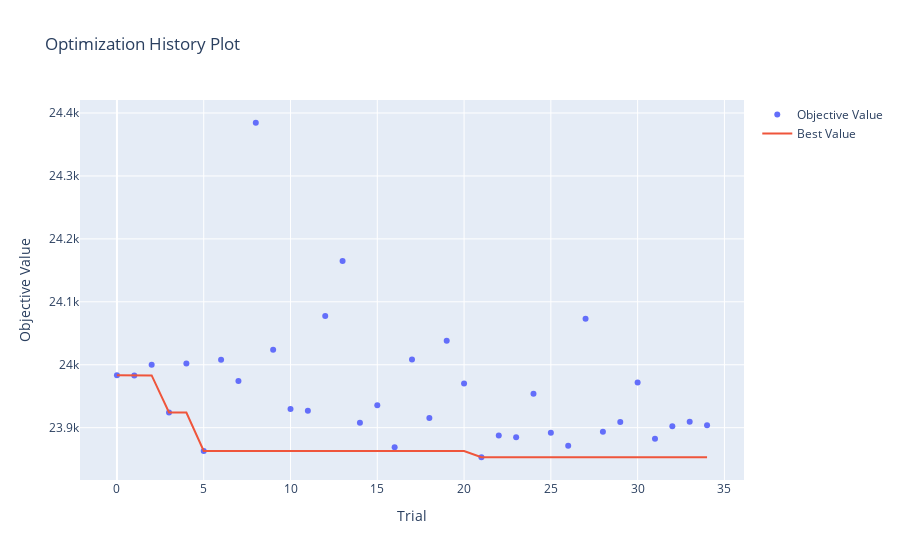

Source (notebook cell):
### Code cell
import optuna.visualization as vis

fig = vis.plot_optimization_history(study)
fig.show()

### Figure 1 — Plotly figure (JSON) as saved in the notebook; plotly's stock layout.template omitted (floating-point values rounded to 4 significant figures)
{"data": [{"mode": "markers", "name": "Objective Value", "type": "scatter", "x": [0, 1, 2, 3, 4, 5, 6, 7, 8, 9, 10, 11, 12, 13, 14, 15, 16, 17, 18, 19, 20, 21, 22, 23, 24, 25, 26, 27, 28, 29, 30, 31, 32, 33, 34], "y": [23980.0, 23980.0, 24000.0, 23920.0, 24000.0, 23860.0, 24010.0, 23970.0, 24380.0, 24020.0, 23930.0, 23930.0, 24080.0, 24160.0, 23910.0, 23940.0, 23870.0, 24010.0, 23920.0, 24040.0, 23970.0, 23850.0, 23890.0, 23880.0, 23950.0, 23890.0, 23870.0, 24070.0, 23890.0, 23910.0, 23970.0, 23880.0, 23900.0, 23910.0, 23900.0]}, {"mode": "lines", "name": "Best Value", "type": "scatter", "x": [0, 1, 2, 3, 4, 5, 6, 7, 8, 9, 10, 11, 12, 13, 14, 15, 16, 17, 18, 19, 20, 21, 22, 23, 24, 25, 26, 27, 28, 29, 30, 31, 32, 33, 34], "y": [23980.0, 23980.0, 23980.0, 23920.0, 23920.0, 23860.0, 23860.0, 23860.0, 23860.0, 23860.0, 23860.0, 23860.0, 23860.0, 23860.0, 23860.0, 23860.0, 23860.0, 23860.0, 23860.0, 23860.0, 23860.0, 23850.0, 23850.0, 23850.0, 23850.0, 23850.0, 23850.0, 23850.0, 23850.0, 23850.0, 23850.0, 23850.0, 23850.0, 23850.0, 23850.0]}, {"marker": {"color": "#cccccc"}, "mode": "markers", "name": "Infeasible Trial", "showlegend": false, "type": "scatter", "x": [], "y": []}], "layout": {"title": {"text": "Optimization History Plot"}, "xaxis": {"title": {"text": "Trial"}}, "yaxis": {"title": {"text": "Objective Value"}}}}
